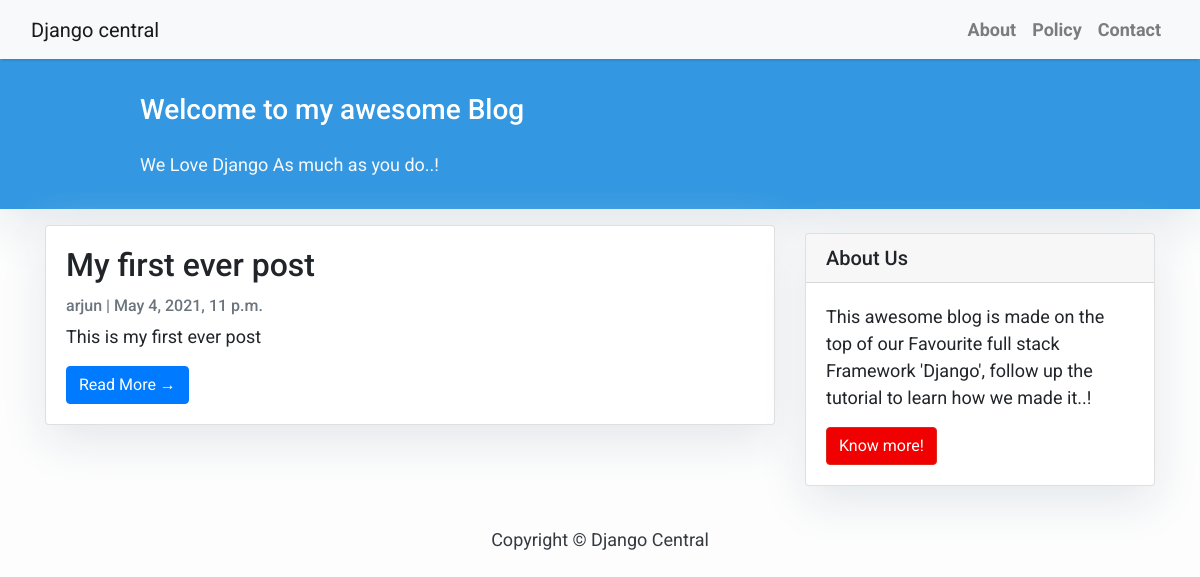
Before: / with the older database file.
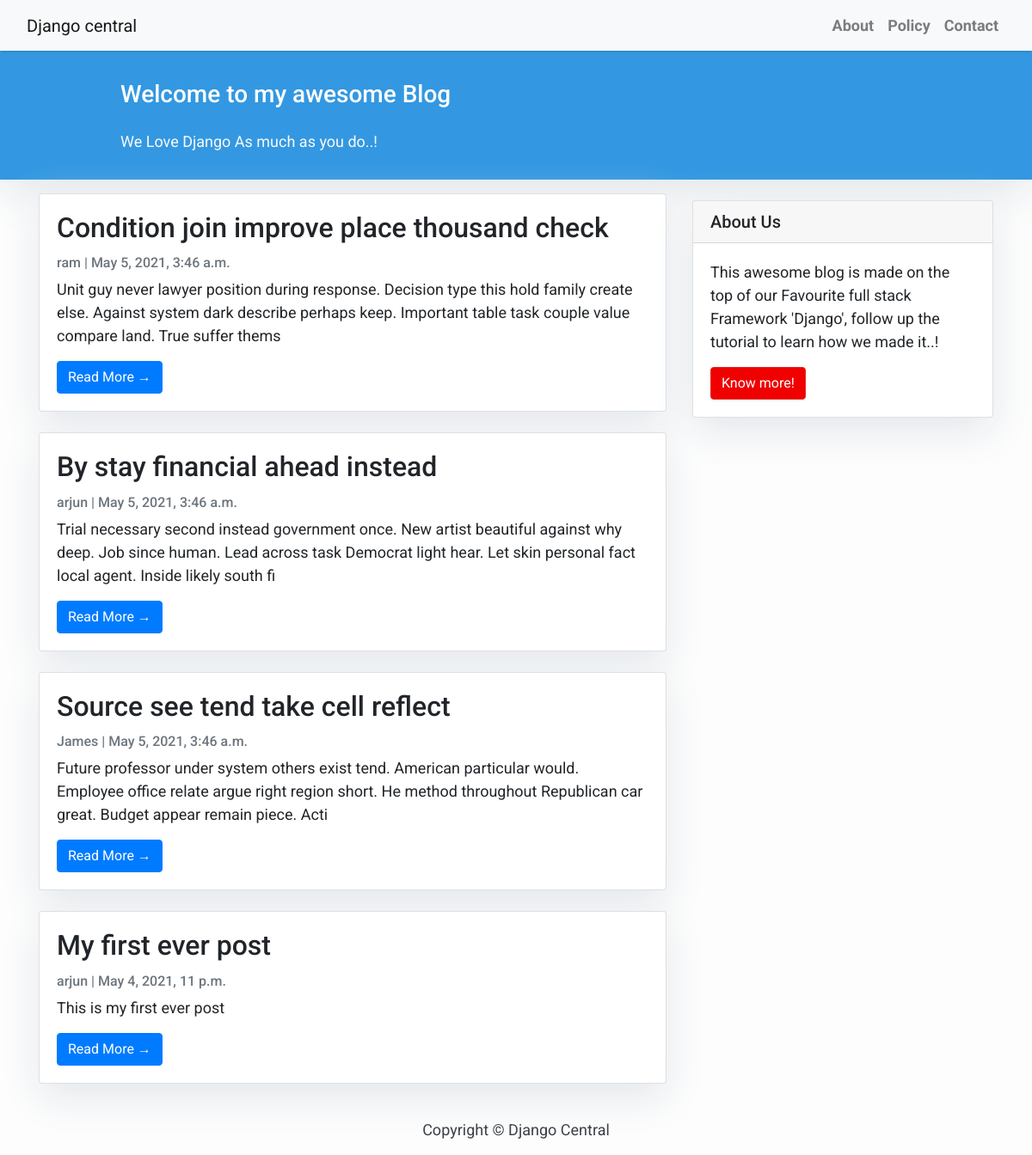
After: the same page with the newer database file.
### blog/models.py (models this page shows, shortened)
class Post(models.Model):
    title = models.CharField(max_length=200, unique=True)
    slug = models.SlugField(max_length=200, unique=True)
    author = models.ForeignKey(User, on_delete= models.CASCADE,related_name='blog_posts')
    updated_on = models.DateTimeField(auto_now= True)
    content = models.TextField()
    created_on = models.DateTimeField(auto_now_add=True)
    status = models.IntegerField(choices=STATUS, default=0)
    class Meta:
        ordering = ['-created_on']

### blog/views.py (the view)
# urls.py: path('',views.PostList.as_view(), name='home'),
class PostList(generic.ListView):
    queryset = Post.objects.filter(status=1).order_by('-created_on')
    template_name = 'index.html'

### templates/index.html (shortened to what this page needs)
{% extends "base.html" %}
{% block content %}
<header class="masthead">
    <div class="container">
        <div class="row">
            <div class=" col-md-8 col-md-10 mx-auto">
                <div class="site-heading">
                    <h3 class=" site-heading my-4 mt-3 text-white"> Welcome to my awesome Blog </h3>
                    <p class="text-light">We Love Django As much as you do..! &nbsp
                    </p>
                </div>
            </div>
        </div>
    </div>
</header>
<div class="container">
    <div class="row">
        <div class="col-md-8 mt-3 left">
            {% for post in post_list %}
            <div class="card mb-4">
                <div class="card-body">
                    <h2 class="card-title">{{ post.title }}</h2>
                    <p class="card-text text-muted h6">{{ post.author }} | {{ post.created_on}} </p>
                    <p class="card-text">{{post.content|slice:":200" }}</p>
                    <a href="{% url 'post_detail' post.slug  %}" class="btn btn-primary">Read More &rarr;</a>
                </div>
            </div>
            {% endfor %}
        </div>
        {% block sidebar %} {% include 'sidebar.html' %} {% endblock sidebar %}
    </div>
</div>
{%endblock%}

### templates/base.html (shortened to what this page needs)
<!DOCTYPE html>
<html>
    <head>
        <link rel="stylesheet" href="https://maxcdn.bootstrapcdn.com/bootstrap/4.0.0/css/bootstrap.min.css"
 />
    </head>
    <body>
        <nav class="navbar navbar-expand-lg navbar-light bg-light shadow" id="mainNav">
            <div class="container-fluid">
                <a class="navbar-brand" href="{% url 'home' %}">Django central</a>
                <div class="collapse navbar-collapse" id="navbarResponsive">
                    <ul class="navbar-nav ml-auto">
                        <li class="nav-item text-black">
                            <a class="nav-link text-black font-weight-bold" href="#">About</a>
                        </li>
                        <li class="nav-item text-black">
                            <a class="nav-link text-black font-weight-bold" href="#">Policy</a>
                        </li>
                        <li class="nav-item text-black">
                            <a class="nav-link text-black font-weight-bold" href="#">Contact</a>
                        </li>
                    </ul>
                </div>
            </div>
        </nav>
        {% block content %}{% endblock content %}
        <footer class="py-3 bg-grey">
            <p class="m-0 text-dark text-center ">Copyright &copy; Django Central</p>
        </footer>
    </body>
</html>

### templates/sidebar.html (shortened to what this page needs)
{% block sidebar %}
<div class="col-md-4 float-right ">
<div class="card my-4">
        <h5 class="card-header">About Us</h5>
    <div class="card-body">
        <p class="card-text"> This awesome blog is made on the top of our Favourite full stack Framework 'Django', follow up the tutorial to learn how we made it..!</p>
        <a href="https://djangocentral.com/building-a-blog-application-with-django"
           class="btn btn-danger">Know more!</a>
    </div>
</div>
</div>
{% endblock sidebar %}

### templates/base.html (style rules this page uses)
body { font-family: "Roboto", sans-serif; font-size: 17px; background-color: #fdfdfd; }
.shadow { box-shadow: 0 4px 2px -2px rgba(0, 0, 0, 0.1); }
.btn-danger { color: #fff; background-color: #f00000; border-color: #dc281e; }
.masthead { background: #3398E1; height: auto; padding-bottom: 15px; box-shadow: 0 16px 48px #E3E7EB; padding-top: 10px; }

### templates/index.html (style rules this page uses)
body { font-family: "Roboto", sans-serif; font-size: 18px; background-color: #fdfdfd; }
.card { box-shadow: 0 16px 48px #E3E7EB; }

### templates/sidebar.html (style rules this page uses)
.card { box-shadow: 0 16px 48px #E3E7EB; }

Changed rows visible on the page:
added Post: title "Condition join improve place thousand check", author "ram", created_on "May 5, 2021, 3:46 a.m.", content "Unit guy never lawyer position during response. Decision type this hold family create else. Against system dark describe perhaps keep. Important table task couple value compare land. True suffer thems"
added Post: title "By stay financial ahead instead", author "arjun", created_on "May 5, 2021, 3:46 a.m.", content "Trial necessary second instead government once. New artist beautiful against why deep. Job since human. Lead across task Democrat light hear. Let skin personal fact local agent. Inside likely south fi"
added Post: title "Source see tend take cell reflect", author "James", created_on "May 5, 2021, 3:46 a.m.", content "Future professor under system others exist tend. American particular would. Employee office relate argue right region short. He method throughout Republican car great. Budget appear remain piece. Acti"
